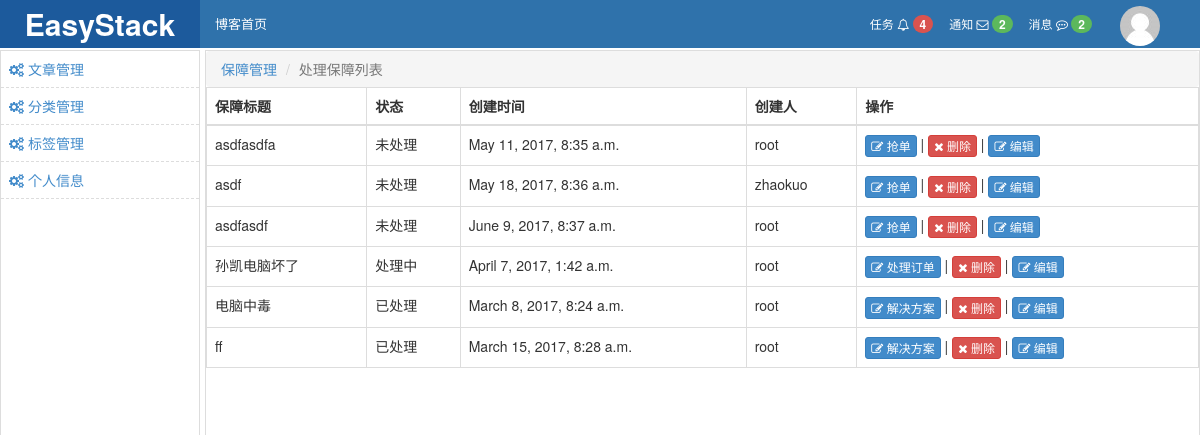
Page /backend/trouble-kill-list.html on the committed database.
### repository/models.py (models this page shows, shortened)
class Trouble(models.Model):
    title = models.CharField(max_length=32)
    detail = models.TextField()
    user = models.ForeignKey(UserInfo,related_name='u')
    ctime = models.DateTimeField()
    status_choices = (
        (1,'未处理'),
        (2,'处理中'),
        (3,'已处理'),
    )
    status = models.IntegerField(choices=status_choices,default=1)
    processer = models.ForeignKey(UserInfo,related_name='p',null=True,blank=True)
    solution = models.TextField(null=True)
    ptime = models.DateTimeField(null=True)
    pj_choices = (
        (1, '不满意'),
        (2, '一般'),
        (3, '活很好'),
    )
    pj = models.IntegerField(choices=pj_choices,null=True,default=2)

class UserInfo(models.Model):
    nid = models.BigAutoField(primary_key=True)
    username = models.CharField(verbose_name='用户名', max_length=32, unique=True)
    password = models.CharField(verbose_name='密码', max_length=64)
    nickname = models.CharField(verbose_name='昵称', max_length=32)
    email = models.EmailField(verbose_name='邮箱', unique=True)
    avatar = models.ImageField(verbose_name='头像')
    create_time = models.DateTimeField(verbose_name='创建时间', auto_now_add=True)
    fans = models.ManyToManyField(verbose_name='粉丝们',
                                  to='UserInfo',
                                  through='UserFans',
                                  related_name='f',
                                  through_fields=('user', 'follower'))

### backend/views/trouble.py (the view)
def trouble_kill_list(request):
    from django.db.models import Q
    current_user_id = 1
    result = models.Trouble.objects.filter(Q(processer_id=current_user_id)|Q(status=1)).order_by('status')
    return render(request,'backend_trouble_kill_list.html',{'result':result})

### templates/backend_trouble_kill_list.html (shortened to what this page needs)
{% extends 'backend_layout.html' %}
{% block conent %}
    <ol class="breadcrumb" style="margin-bottom: 0;">
        <li><a href="#">保障管理</a></li>
        <li class="active">处理保障列表</li>
    </ol>
    <div>
        <table class="table table-bordered">
            <thead>
            <tr>
                <th>保障标题</th>
                <th>状态</th>
                <th>创建时间</th>
                <th>创建人</th>
                <th>操作</th>
            </tr>
            </thead>
            <tbody>
            {% for row in result %}
                <tr>
                    <td>{{ row.title }}</td>
                    <td>{{ row.get_status_display }}</td>
                    <td>{{ row.ctime }}</td>
                    <td>{{ row.user.username }}</td>
                    <td>
                        <a class="btn btn-primary btn-xs" href="/backend/trouble-kill-{{ row.id }}.html">
                            <i class="fa fa-pencil-square-o" aria-hidden="true"></i>
                            {% if row.status == 1 %}
                                抢单
                            {% elif row.status == 2 %}
                                处理订单
                            {% else %}
                                解决方案
                            {% endif %}
                        </a>
                        |
                        <a class="btn btn-danger btn-xs">
                            <i class="fa fa-times" aria-hidden="true"></i>
                            删除
                        </a>
                        |
                        <a class="btn btn-primary btn-xs" href="#">
                            <i class="fa fa-pencil-square-o" aria-hidden="true"></i>
                            编辑
                        </a>
                    </td>
                </tr>
            {% endfor %}
            </tbody>
        </table>
        <div class="clearfix">
        </div>
    </div>
{% endblock %}

### rows in the picture
Trouble: title "asdfasdfa", status "未处理", ctime "May 11, 2017, 8:35 a.m.", user.username "root", shows "抢单"
Trouble: title "asdf", status "未处理", ctime "May 18, 2017, 8:36 a.m.", user.username "zhaokuo", shows "抢单"
Trouble: title "asdfasdf", status "未处理", ctime "June 9, 2017, 8:37 a.m.", user.username "root", shows "抢单"
Trouble: title "孙凯电脑坏了", status "处理中", ctime "April 7, 2017, 1:42 a.m.", user.username "root", shows "处理订单"
Trouble: title "电脑中毒", status "已处理", ctime "March 8, 2017, 8:24 a.m.", user.username "root", shows "解决方案"
Trouble: title "ff", status "已处理", ctime "March 15, 2017, 8:28 a.m.", user.username "root", shows "解决方案"
